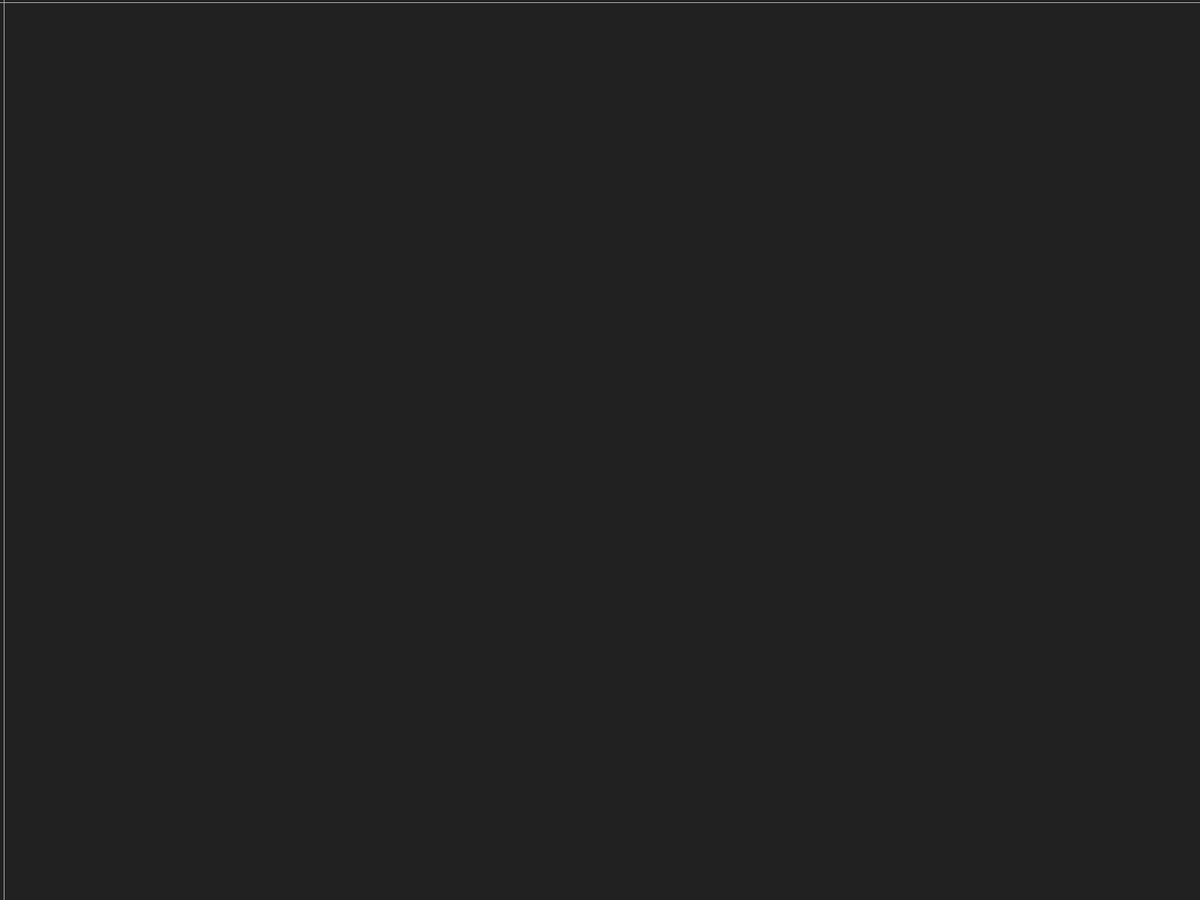
Frame 1 (no input)
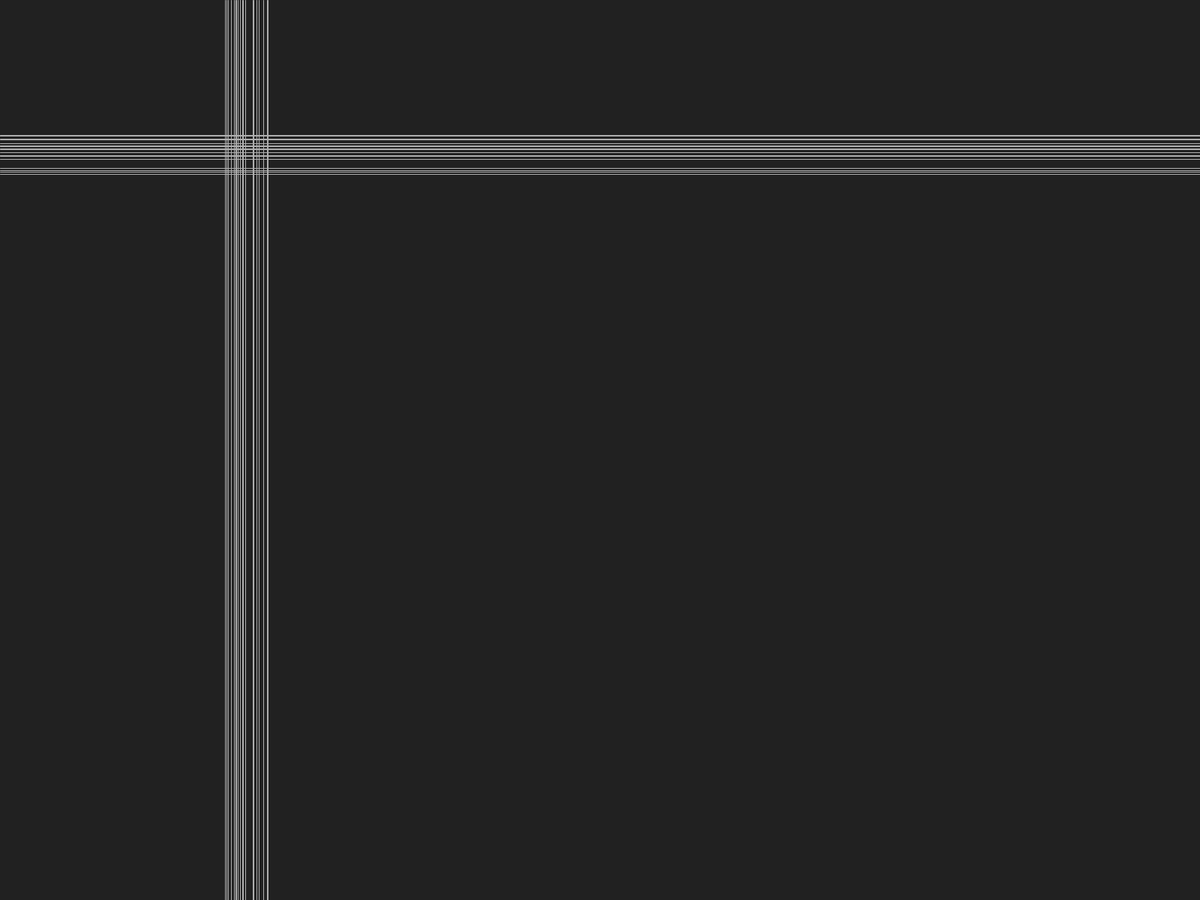
Frame 60 (the mouse pressed at the canvas centre just before this capture)
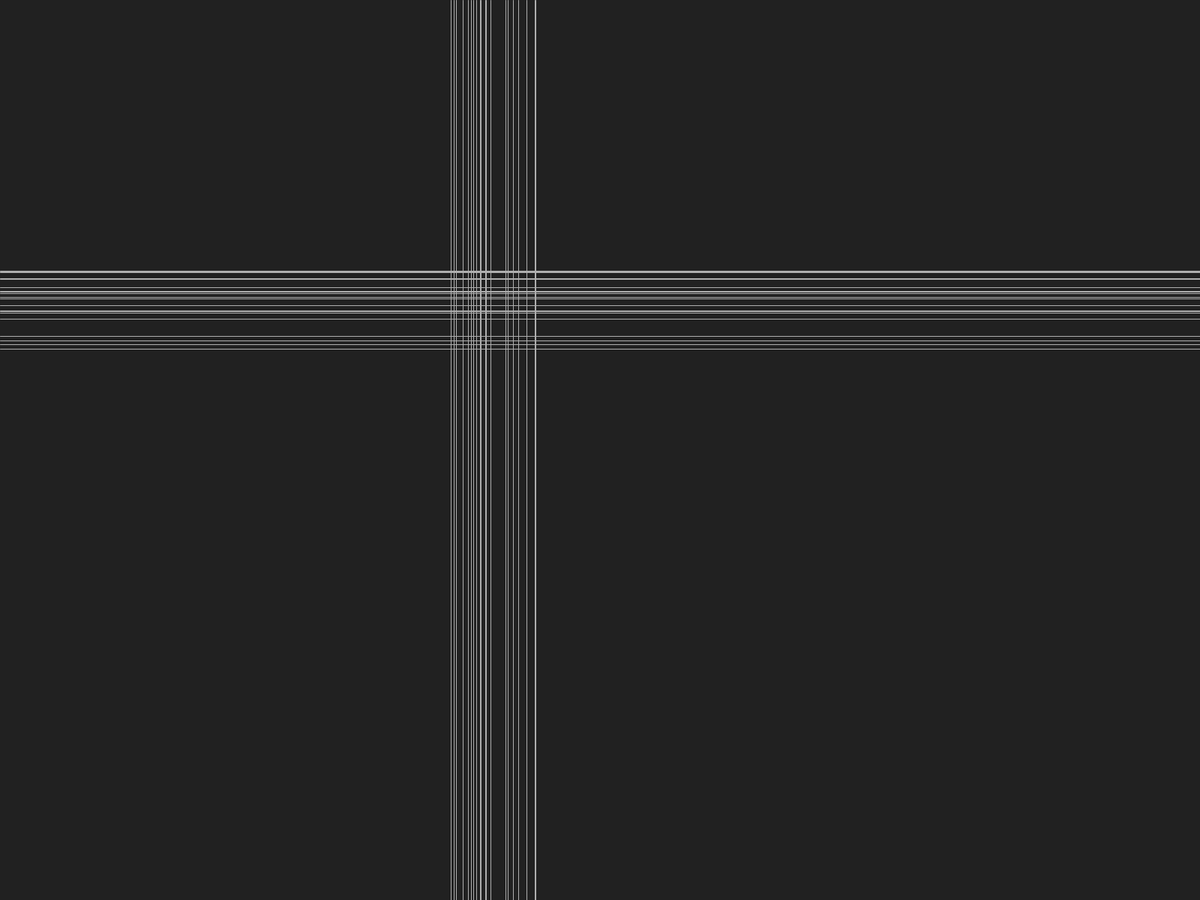
Frame 120 (the mouse held since frame 60 and released just before this capture)

The Processing sketch that drew these frames (run headless with seeded random() and noise(); from frame 60 on, the mouse is pressed at the canvas centre):

// Processing sketch: reich_legacy
// ── reich_legacy.pde
int NB = 20;
int NB2 = 20; //pour hline - 2 dimensions
int size = 1;
int reverseCount=0;

boule [] b = new boule[NB];
line [] l = new line[NB];
hline [] hl = new hline[NB2];

float [] tab1 = new float [NB];
float [] tab2 = new float [NB];

void setup() { 
  //size(500, 500); //use to dev
  fullScreen();
  background(33);
  //noStroke(); //use with boule class
  stroke(175);
  frameRate(30);

  for (int i=0; i<NB; i++) {
    //b [i] = new boule(0+(size/2), size, random(3,3.14));
    l [i] = new line(0, random(5, 6));
    hl [i] = new hline(0, random(3, 4));
    //println(i + " : " +l[i].speed);
  }
  for (int i=0; i<NB; i++) {
    tab1[i] = l[i].speed;
    tab2[i] = hl[i].speed;
  }
  tab1 = sort(tab1);
  tab2 = sort(tab2);
  println(tab1);
  println(tab2);
}

void draw() {
  background(33);
  for (int i=0; i<NB; i++) {
    //b[i].update();
    l[i].update();
    hl[i].update();
  }
}

void keyPressed() {
  if (key==32) {
    reverseCount++;
    int count = NB-1;
    println("REVERSE TIME : " + reverseCount);
    for (int i=0; i<NB; i++) {
      if (l[i].speed>0) {
        l[i].speed = tab1[count];
      } else {
        l[i].speed = -tab1[count];
      }

      if (hl[i].speed>0) {
        hl[i].speed = tab2[count];
      } else {
        hl[i].speed = -tab1[count];
      }

      count --;
    }
  }
}

// ── boule.pde
class boule{
  float speed, size, xpos;
  boule(float x, float s, float sd){
    size = s;
    speed = sd;
    xpos = x;
  }
  void update(){
    xpos += speed;
    if(xpos > width-(size/2)){
      xpos = 0+(size/2);
    }
    ellipse(xpos, height/2, size, size);
  }
}

// ── hline.pde
class hline{
  float speed, ypos;
  hline(float x, float sd){
    speed = sd;
    ypos = x;
  }
  void update(){
    ypos += speed;
    if(ypos > height || ypos<0){
      speed *=-1;
    }
    line(0,ypos, width, ypos);
  }
}

// ── line.pde
class line{
  float speed, xpos;
  line(float x, float sd){
    speed = sd;
    xpos = x;
  }
  void update(){
    xpos += speed;
    if(xpos > width || xpos<0){
      speed *=-1;
    }
    line(xpos,0, xpos, height);
  }
}
